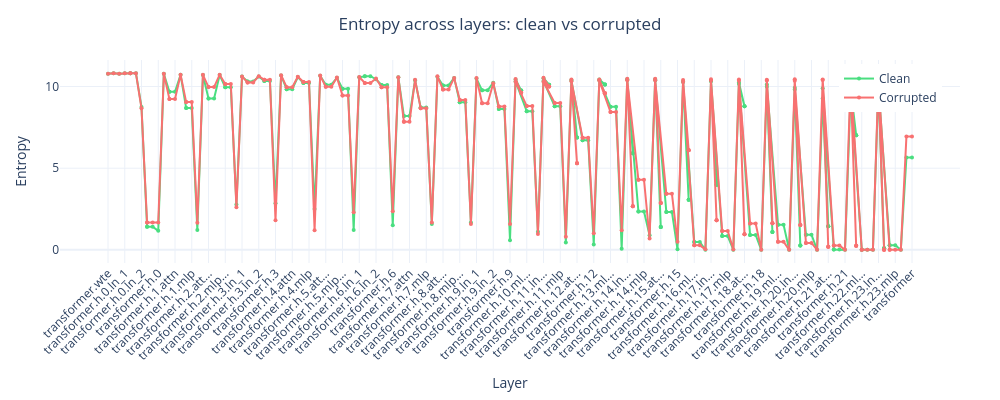

Notebook source saved alongside this figure:
### Code cell
fig = plot_trajectory_comparison(filtered, metric="entropy")
fig.show()

### Figure 1 — Plotly figure (JSON) as saved in the notebook; plotly's stock layout.template omitted (floating-point values rounded to 4 significant figures; data arrays with more than 128 entries replaced by an {"elided": "..."} marker saying what was removed)
{"data": [{"line": {"color": "#4ade80", "width": 2}, "marker": {"size": 4}, "mode": "lines+markers", "name": "Clean", "type": "scatter", "x": {"elided": "221 str values"}, "y": {"elided": "221 float values"}}, {"line": {"color": "#f87171", "width": 2}, "marker": {"size": 4}, "mode": "lines+markers", "name": "Corrupted", "type": "scatter", "x": {"elided": "221 str values"}, "y": {"elided": "221 float values"}}], "layout": {"font": {"size": 12}, "height": 400, "legend": {"x": 0.98, "xanchor": "right", "y": 0.98}, "margin": {"b": 80, "l": 60, "r": 40, "t": 60}, "title": {"text": "Entropy across layers: clean vs corrupted", "x": 0.5, "xanchor": "center"}, "width": 1000, "xaxis": {"tickangle": -45, "title": {"text": "Layer"}}, "yaxis": {"title": {"text": "Entropy"}}}}
